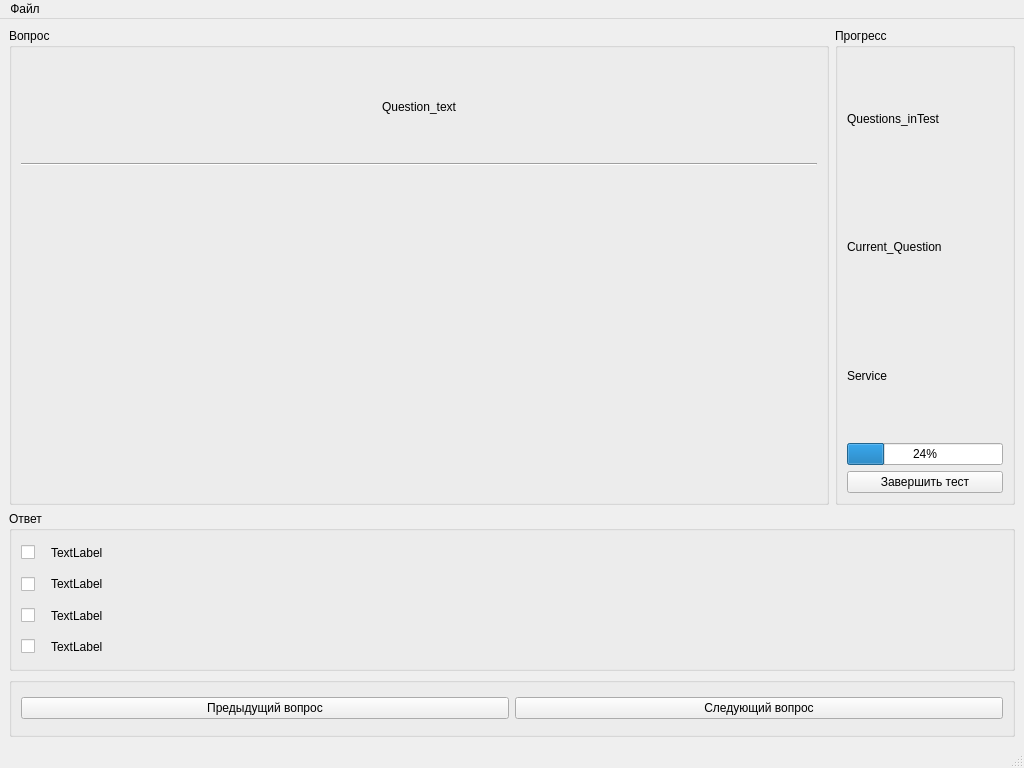
<?xml version="1.0" encoding="UTF-8"?>
<ui version="4.0">
 <class>TestWindow</class>
 <widget class="QMainWindow" name="TestWindow">
  <property name="geometry">
   <rect>
    <x>0</x>
    <y>0</y>
    <width>1024</width>
    <height>768</height>
   </rect>
  </property>
  <property name="minimumSize">
   <size>
    <width>1024</width>
    <height>768</height>
   </size>
  </property>
  <property name="maximumSize">
   <size>
    <width>1024</width>
    <height>768</height>
   </size>
  </property>
  <property name="windowTitle">
   <string>Test</string>
  </property>
  <widget class="QWidget" name="centralwidget">
   <layout class="QVBoxLayout" name="verticalLayout">
    <item>
     <layout class="QHBoxLayout" name="horizontalLayout">
      <item>
       <widget class="QGroupBox" name="groupBox_Question">
        <property name="title">
         <string>Вопрос</string>
        </property>
        <layout class="QVBoxLayout" name="verticalLayout_2">
         <item>
          <widget class="QLabel" name="labelQuestionText">
           <property name="maximumSize">
            <size>
             <width>16777215</width>
             <height>100</height>
            </size>
           </property>
           <property name="text">
            <string>Question_text</string>
           </property>
           <property name="textFormat">
            <enum>Qt::PlainText</enum>
           </property>
           <property name="alignment">
            <set>Qt::AlignCenter</set>
           </property>
           <property name="wordWrap">
            <bool>true</bool>
           </property>
          </widget>
         </item>
         <item>
          <widget class="Line" name="line">
           <property name="orientation">
            <enum>Qt::Horizontal</enum>
           </property>
          </widget>
         </item>
         <item>
          <widget class="QLabel" name="labelImage">
           <property name="text">
            <string/>
           </property>
           <property name="alignment">
            <set>Qt::AlignCenter</set>
           </property>
          </widget>
         </item>
        </layout>
       </widget>
      </item>
      <item>
       <widget class="QGroupBox" name="groupBox_Progres">
        <property name="maximumSize">
         <size>
          <width>180</width>
          <height>16777215</height>
         </size>
        </property>
        <property name="title">
         <string>Прогресс</string>
        </property>
        <layout class="QVBoxLayout" name="verticalLayout_3">
         <item>
          <widget class="QLabel" name="CounterQuestionsLabel">
           <property name="text">
            <string>Questions_inTest</string>
           </property>
          </widget>
         </item>
         <item>
          <widget class="QLabel" name="CurrentQuestionLabel">
           <property name="text">
            <string>Current_Question</string>
           </property>
          </widget>
         </item>
         <item>
          <widget class="QLabel" name="serviceLabel">
           <property name="text">
            <string>Service</string>
           </property>
          </widget>
         </item>
         <item>
          <widget class="QProgressBar" name="progressBar">
           <property name="value">
            <number>24</number>
           </property>
          </widget>
         </item>
         <item>
          <widget class="QPushButton" name="pushButtonFinish">
           <property name="text">
            <string>Завершить тест</string>
           </property>
          </widget>
         </item>
        </layout>
       </widget>
      </item>
     </layout>
    </item>
    <item>
     <widget class="QGroupBox" name="groupBox_Answers">
      <property name="maximumSize">
       <size>
        <width>16777215</width>
        <height>160</height>
       </size>
      </property>
      <property name="title">
       <string>Ответ</string>
      </property>
      <layout class="QVBoxLayout" name="verticalLayout_4">
       <item>
        <layout class="QHBoxLayout" name="horizontalLayout_6">
         <item>
          <widget class="QCheckBox" name="checkBox_answer_1">
           <property name="sizePolicy">
            <sizepolicy hsizetype="Preferred" vsizetype="Preferred">
             <horstretch>0</horstretch>
             <verstretch>0</verstretch>
            </sizepolicy>
           </property>
           <property name="minimumSize">
            <size>
             <width>24</width>
             <height>24</height>
            </size>
           </property>
           <property name="maximumSize">
            <size>
             <width>24</width>
             <height>24</height>
            </size>
           </property>
           <property name="text">
            <string/>
           </property>
          </widget>
         </item>
         <item>
          <widget class="QLabel" name="label_1_answer">
           <property name="text">
            <string>TextLabel</string>
           </property>
           <property name="wordWrap">
            <bool>true</bool>
           </property>
          </widget>
         </item>
        </layout>
       </item>
       <item>
        <layout class="QHBoxLayout" name="horizontalLayout_5">
         <item>
          <widget class="QCheckBox" name="checkBox_answer_2">
           <property name="sizePolicy">
            <sizepolicy hsizetype="Preferred" vsizetype="Preferred">
             <horstretch>0</horstretch>
             <verstretch>0</verstretch>
            </sizepolicy>
           </property>
           <property name="minimumSize">
            <size>
             <width>24</width>
             <height>24</height>
            </size>
           </property>
           <property name="maximumSize">
            <size>
             <width>24</width>
             <height>24</height>
            </size>
           </property>
           <property name="text">
            <string/>
           </property>
          </widget>
         </item>
         <item>
          <widget class="QLabel" name="label_2_answer">
           <property name="text">
            <string>TextLabel</string>
           </property>
           <property name="wordWrap">
            <bool>true</bool>
           </property>
          </widget>
         </item>
        </layout>
       </item>
       <item>
        <layout class="QHBoxLayout" name="horizontalLayout_4">
         <item>
          <widget class="QCheckBox" name="checkBox_answer_3">
           <property name="sizePolicy">
            <sizepolicy hsizetype="Preferred" vsizetype="Preferred">
             <horstretch>0</horstretch>
             <verstretch>0</verstretch>
            </sizepolicy>
           </property>
           <property name="minimumSize">
            <size>
             <width>24</width>
             <height>24</height>
            </size>
           </property>
           <property name="maximumSize">
            <size>
             <width>24</width>
             <height>24</height>
            </size>
           </property>
           <property name="text">
            <string/>
           </property>
          </widget>
         </item>
         <item>
          <widget class="QLabel" name="label_3_answer">
           <property name="text">
            <string>TextLabel</string>
           </property>
           <property name="wordWrap">
            <bool>true</bool>
           </property>
          </widget>
         </item>
        </layout>
       </item>
       <item>
        <layout class="QHBoxLayout" name="horizontalLayout_3">
         <item>
          <widget class="QCheckBox" name="checkBox_answer_4">
           <property name="sizePolicy">
            <sizepolicy hsizetype="Preferred" vsizetype="Preferred">
             <horstretch>0</horstretch>
             <verstretch>0</verstretch>
            </sizepolicy>
           </property>
           <property name="minimumSize">
            <size>
             <width>24</width>
             <height>24</height>
            </size>
           </property>
           <property name="maximumSize">
            <size>
             <width>24</width>
             <height>24</height>
            </size>
           </property>
           <property name="text">
            <string/>
           </property>
          </widget>
         </item>
         <item>
          <widget class="QLabel" name="label_4_answer">
           <property name="text">
            <string>TextLabel</string>
           </property>
           <property name="wordWrap">
            <bool>true</bool>
           </property>
          </widget>
         </item>
        </layout>
       </item>
      </layout>
     </widget>
    </item>
    <item>
     <widget class="QGroupBox" name="groupBox_Butttons">
      <property name="maximumSize">
       <size>
        <width>16777215</width>
        <height>60</height>
       </size>
      </property>
      <property name="title">
       <string/>
      </property>
      <layout class="QHBoxLayout" name="horizontalLayout_2">
       <item>
        <widget class="QPushButton" name="PrevQuestionButton">
         <property name="text">
          <string>Предыдущий вопрос</string>
         </property>
        </widget>
       </item>
       <item>
        <widget class="QPushButton" name="NextQuestionButton">
         <property name="text">
          <string>Следующий вопрос</string>
         </property>
        </widget>
       </item>
      </layout>
     </widget>
    </item>
   </layout>
  </widget>
  <widget class="QMenuBar" name="menubar">
   <property name="geometry">
    <rect>
     <x>0</x>
     <y>0</y>
     <width>1024</width>
     <height>21</height>
    </rect>
   </property>
   <widget class="QMenu" name="menuFile">
    <property name="title">
     <string>Файл</string>
    </property>
    <addaction name="actionExit"/>
    <addaction name="actionRestart_Test"/>
   </widget>
   <addaction name="menuFile"/>
  </widget>
  <widget class="QStatusBar" name="statusbar"/>
  <action name="actionExit">
   <property name="text">
    <string>Выход</string>
   </property>
  </action>
  <action name="actionRestart_Test">
   <property name="text">
    <string>Перезапустить тест</string>
   </property>
  </action>
 </widget>
 <resources/>
 <connections/>
</ui>
